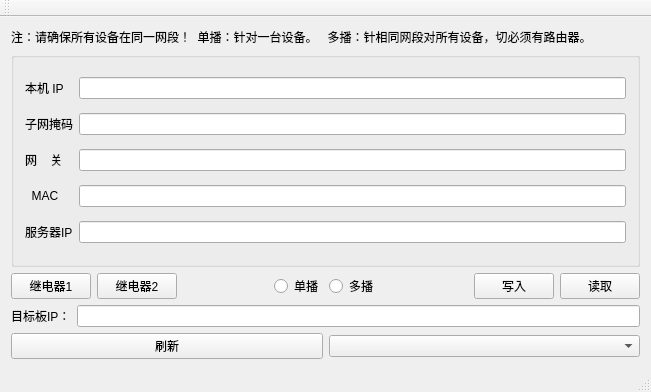
<?xml version="1.0" encoding="UTF-8"?>
<ui version="4.0">
 <class>MainWindow</class>
 <widget class="QMainWindow" name="MainWindow">
  <property name="geometry">
   <rect>
    <x>0</x>
    <y>0</y>
    <width>651</width>
    <height>392</height>
   </rect>
  </property>
  <property name="cursor">
   <cursorShape>ArrowCursor</cursorShape>
  </property>
  <property name="windowTitle">
   <string>IP配置工具</string>
  </property>
  <property name="iconSize">
   <size>
    <width>24</width>
    <height>24</height>
   </size>
  </property>
  <widget class="QWidget" name="centralWidget">
   <layout class="QVBoxLayout" name="verticalLayout_2" stretch="0,1,0,0,0">
    <item>
     <widget class="QLabel" name="label_7">
      <property name="text">
       <string>注：请确保所有设备在同一网段！  单播：针对一台设备。   多播：针相同网段对所有设备，切必须有路由器。</string>
      </property>
     </widget>
    </item>
    <item>
     <widget class="QGroupBox" name="groupBox">
      <property name="title">
       <string/>
      </property>
      <property name="alignment">
       <set>Qt::AlignLeading|Qt::AlignLeft|Qt::AlignVCenter</set>
      </property>
      <layout class="QGridLayout" name="gridLayout" columnstretch="0,0,0">
       <item row="4" column="0">
        <widget class="QLabel" name="label_3">
         <property name="text">
          <string>网    关</string>
         </property>
        </widget>
       </item>
       <item row="2" column="2">
        <widget class="QLineEdit" name="lineEdit_mask"/>
       </item>
       <item row="2" column="0">
        <widget class="QLabel" name="label_2">
         <property name="text">
          <string>子网掩码</string>
         </property>
        </widget>
       </item>
       <item row="4" column="2">
        <widget class="QLineEdit" name="lineEdit_gateway"/>
       </item>
       <item row="8" column="0">
        <widget class="QLabel" name="label_4">
         <property name="text">
          <string>服务器IP</string>
         </property>
        </widget>
       </item>
       <item row="6" column="0">
        <widget class="QLabel" name="label_5">
         <property name="text">
          <string>  MAC</string>
         </property>
        </widget>
       </item>
       <item row="0" column="2">
        <widget class="QLineEdit" name="lineEdit_host_ip"/>
       </item>
       <item row="0" column="0">
        <widget class="QLabel" name="label">
         <property name="baseSize">
          <size>
           <width>0</width>
           <height>2</height>
          </size>
         </property>
         <property name="lineWidth">
          <number>2</number>
         </property>
         <property name="text">
          <string>本机 IP</string>
         </property>
        </widget>
       </item>
       <item row="6" column="2">
        <widget class="QLineEdit" name="lineEdit_mac">
         <property name="readOnly">
          <bool>false</bool>
         </property>
        </widget>
       </item>
       <item row="8" column="2">
        <widget class="QLineEdit" name="lineEdit_route_ip"/>
       </item>
      </layout>
     </widget>
    </item>
    <item>
     <layout class="QHBoxLayout" name="horizontalLayout">
      <item>
       <widget class="QPushButton" name="pushButton_raly1">
        <property name="text">
         <string>继电器1</string>
        </property>
       </widget>
      </item>
      <item>
       <widget class="QPushButton" name="pushButton_raly2">
        <property name="text">
         <string>继电器2</string>
        </property>
       </widget>
      </item>
      <item>
       <spacer name="horizontalSpacer">
        <property name="orientation">
         <enum>Qt::Horizontal</enum>
        </property>
        <property name="sizeHint" stdset="0">
         <size>
          <width>40</width>
          <height>20</height>
         </size>
        </property>
       </spacer>
      </item>
      <item>
       <widget class="QRadioButton" name="radioButton_1">
        <property name="text">
         <string>单播</string>
        </property>
       </widget>
      </item>
      <item>
       <widget class="QRadioButton" name="radioButton_2">
        <property name="text">
         <string>多播</string>
        </property>
       </widget>
      </item>
      <item>
       <spacer name="horizontalSpacer_2">
        <property name="orientation">
         <enum>Qt::Horizontal</enum>
        </property>
        <property name="sizeHint" stdset="0">
         <size>
          <width>40</width>
          <height>20</height>
         </size>
        </property>
       </spacer>
      </item>
      <item>
       <widget class="QPushButton" name="pushButton_1">
        <property name="text">
         <string>写入</string>
        </property>
       </widget>
      </item>
      <item>
       <widget class="QPushButton" name="pushButton_2">
        <property name="cursor">
         <cursorShape>ArrowCursor</cursorShape>
        </property>
        <property name="text">
         <string>读取</string>
        </property>
        <property name="iconSize">
         <size>
          <width>16</width>
          <height>16</height>
         </size>
        </property>
       </widget>
      </item>
     </layout>
    </item>
    <item>
     <layout class="QHBoxLayout" name="horizontalLayout_4">
      <item>
       <widget class="QLabel" name="label_6">
        <property name="text">
         <string>目标板IP：</string>
        </property>
       </widget>
      </item>
      <item>
       <widget class="QLineEdit" name="lineEdit_test"/>
      </item>
     </layout>
    </item>
    <item>
     <layout class="QHBoxLayout" name="horizontalLayout_2">
      <item>
       <widget class="QPushButton" name="pushButton_scan">
        <property name="enabled">
         <bool>true</bool>
        </property>
        <property name="baseSize">
         <size>
          <width>50</width>
          <height>0</height>
         </size>
        </property>
        <property name="layoutDirection">
         <enum>Qt::LeftToRight</enum>
        </property>
        <property name="text">
         <string>刷新</string>
        </property>
       </widget>
      </item>
      <item>
       <widget class="QComboBox" name="comboBox">
        <property name="accessibleName">
         <string/>
        </property>
        <property name="layoutDirection">
         <enum>Qt::LeftToRight</enum>
        </property>
       </widget>
      </item>
     </layout>
    </item>
   </layout>
  </widget>
  <widget class="QMenuBar" name="menuBar">
   <property name="geometry">
    <rect>
     <x>0</x>
     <y>0</y>
     <width>651</width>
     <height>23</height>
    </rect>
   </property>
  </widget>
  <widget class="QToolBar" name="mainToolBar">
   <attribute name="toolBarArea">
    <enum>TopToolBarArea</enum>
   </attribute>
   <attribute name="toolBarBreak">
    <bool>false</bool>
   </attribute>
  </widget>
  <widget class="QStatusBar" name="statusBar"/>
 </widget>
 <layoutdefault spacing="6" margin="11"/>
 <resources/>
 <connections/>
</ui>
